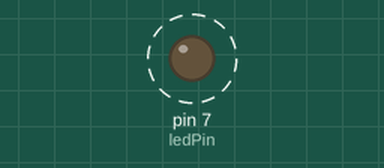
Recording of a sketch running on a simulated Arduino Uno, built with avr-gcc and run on an emulated ATmega328P. Parts: output pins drawn as LEDs (lit = HIGH). Dashed ring = blinking. What the sketch prints to the serial monitor is not drawn.

Above: at 0.2 s.
Timing chart, 0 to 3.0 s (numbered marks = the images above):
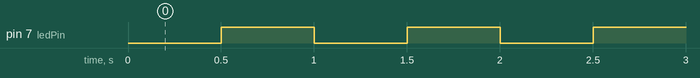

The sketch:

TimerInterrupt.ino
```cpp
#define ledPin 7
int timer1_counter;
int ledState = HIGH;             // ledState used to set the LED

void setup()
{
    init_serial();
    pinMode(ledPin,OUTPUT);
    initTimer1();
}


void initTimer1(){
    noInterrupts();           // disable all interrupts
    TCCR1A = 0;
    TCCR1B = 0;
    timer1_counter = 34286;   // preload timer 65536-16MHz/256/2Hz
    TCNT1 = timer1_counter;   // preload timer
    TCCR1B |= (1 << CS12);    // 256 prescaler
    TIMSK1 |= (1 << TOIE1);   // enable timer overflow interrupt
    interrupts();             // enable all interrupts

}

void init_serial(){
    while (!Serial) {
        ; // wait for serial port to connect. Needed for native USB port only #ifdef ?
    }
    Serial.begin(9600);
}

void loop()
{
}

ISR(TIMER1_OVF_vect)        // interrupt service routine
{
    Serial.write("ISR Begin");

    TCNT1 = timer1_counter;   // preload timer
    ledToggle();
    Serial.write("ISR Complete");
}

void ledToggle(){
    digitalWrite(ledPin, digitalRead(ledPin) ^ 1);
}
```

Measured:
- by itself, pin 7 (ledPin): alternates HIGH for 0.50 s and LOW for 0.50 s
